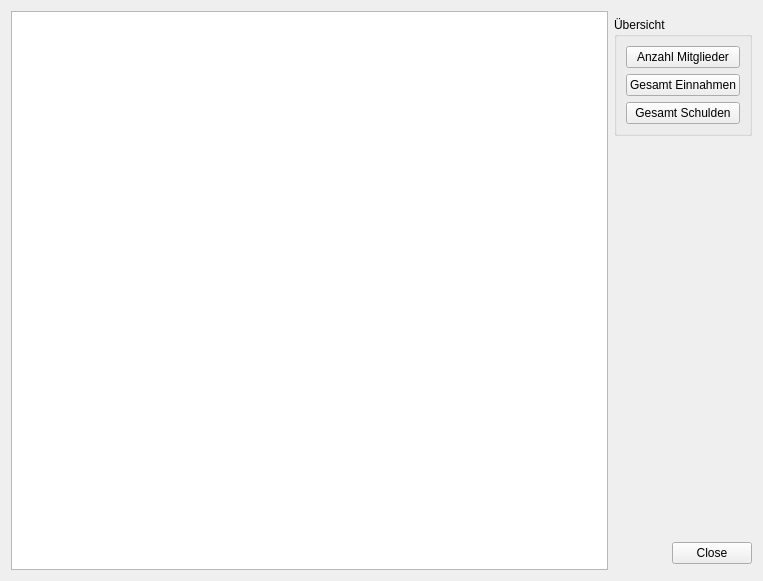
<?xml version="1.0" encoding="UTF-8"?>
<ui version="4.0">
 <class>SummaryWindow</class>
 <widget class="QWidget" name="SummaryWindow">
  <property name="geometry">
   <rect>
    <x>0</x>
    <y>0</y>
    <width>763</width>
    <height>581</height>
   </rect>
  </property>
  <property name="sizePolicy">
   <sizepolicy hsizetype="Preferred" vsizetype="Preferred">
    <horstretch>0</horstretch>
    <verstretch>0</verstretch>
   </sizepolicy>
  </property>
  <property name="windowTitle">
   <string>Form</string>
  </property>
  <layout class="QGridLayout" name="gridLayout">
   <item row="0" column="0" rowspan="7">
    <widget class="QTextEdit" name="textEdit">
     <property name="readOnly">
      <bool>true</bool>
     </property>
    </widget>
   </item>
   <item row="5" column="1">
    <widget class="QDialogButtonBox" name="buttonBox">
     <property name="sizePolicy">
      <sizepolicy hsizetype="Fixed" vsizetype="Fixed">
       <horstretch>0</horstretch>
       <verstretch>0</verstretch>
      </sizepolicy>
     </property>
     <property name="layoutDirection">
      <enum>Qt::RightToLeft</enum>
     </property>
     <property name="standardButtons">
      <set>QDialogButtonBox::Close</set>
     </property>
    </widget>
   </item>
   <item row="4" column="1">
    <spacer name="verticalButtonSpacer">
     <property name="orientation">
      <enum>Qt::Vertical</enum>
     </property>
     <property name="sizeHint" stdset="0">
      <size>
       <width>20</width>
       <height>40</height>
      </size>
     </property>
    </spacer>
   </item>
   <item row="1" column="1">
    <widget class="QGroupBox" name="groupBox">
     <property name="sizePolicy">
      <sizepolicy hsizetype="Fixed" vsizetype="Fixed">
       <horstretch>0</horstretch>
       <verstretch>0</verstretch>
      </sizepolicy>
     </property>
     <property name="title">
      <string>Übersicht</string>
     </property>
     <layout class="QVBoxLayout" name="verticalLayout">
      <item>
       <widget class="QPushButton" name="countMemberButton">
        <property name="sizePolicy">
         <sizepolicy hsizetype="Expanding" vsizetype="Fixed">
          <horstretch>0</horstretch>
          <verstretch>0</verstretch>
         </sizepolicy>
        </property>
        <property name="text">
         <string>Anzahl Mitglieder</string>
        </property>
       </widget>
      </item>
      <item>
       <widget class="QPushButton" name="cashSumButton">
        <property name="sizePolicy">
         <sizepolicy hsizetype="Fixed" vsizetype="Fixed">
          <horstretch>0</horstretch>
          <verstretch>0</verstretch>
         </sizepolicy>
        </property>
        <property name="text">
         <string>Gesamt Einnahmen</string>
        </property>
       </widget>
      </item>
      <item>
       <widget class="QPushButton" name="debitSumButton">
        <property name="sizePolicy">
         <sizepolicy hsizetype="Expanding" vsizetype="Fixed">
          <horstretch>0</horstretch>
          <verstretch>0</verstretch>
         </sizepolicy>
        </property>
        <property name="text">
         <string>Gesamt Schulden</string>
        </property>
       </widget>
      </item>
     </layout>
    </widget>
   </item>
  </layout>
 </widget>
 <resources/>
 <connections/>
</ui>
